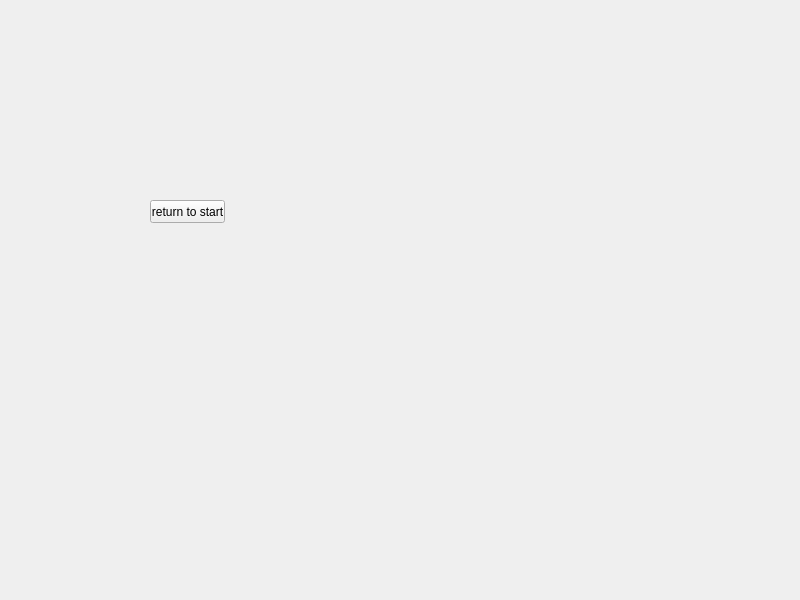
<?xml version="1.0" encoding="UTF-8"?>
<ui version="4.0">
 <class>HighGame</class>
 <widget class="QWidget" name="HighGame">
  <property name="geometry">
   <rect>
    <x>0</x>
    <y>0</y>
    <width>800</width>
    <height>600</height>
   </rect>
  </property>
  <property name="windowTitle">
   <string>HighGame</string>
  </property>
  <widget class="QPushButton" name="pushButton_to_start">
   <property name="geometry">
    <rect>
     <x>150</x>
     <y>200</y>
     <width>75</width>
     <height>23</height>
    </rect>
   </property>
   <property name="text">
    <string>return to start</string>
   </property>
  </widget>
 </widget>
 <layoutdefault spacing="6" margin="11"/>
 <resources/>
 <connections/>
</ui>
